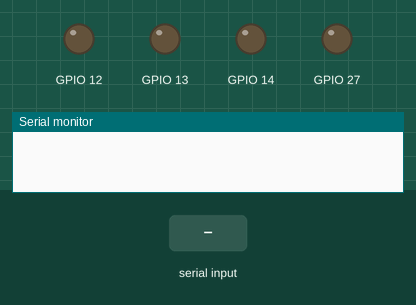
This sketch was run on a simulated ESP32. On the bench: output pins drawn as LEDs (lit = HIGH), the last lines printed to the serial monitor. The inputs (shaded band) are chosen by the test bench. Nothing arrives over Bluetooth unless stated.

Above: at 1.2 s.
1.3 s: "p1 is 1" received over the second serial link
At 3.1 s:
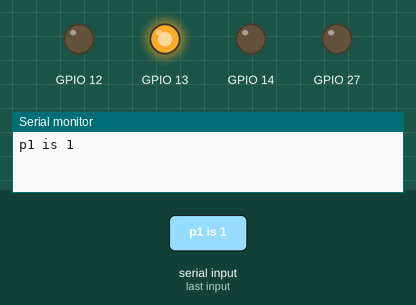
3.8 s: "p1 is 2" received over the second serial link
At 6.0 s:
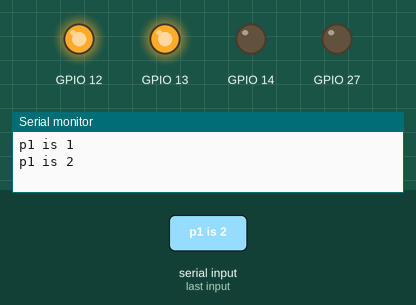
6.3 s: "p2 is 1" received over the second serial link
At 8.1 s:
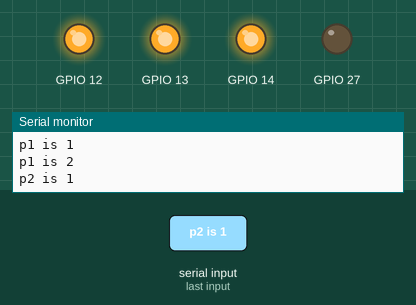
8.8 s: "p2 is 2" received over the second serial link
At 11.2 s:
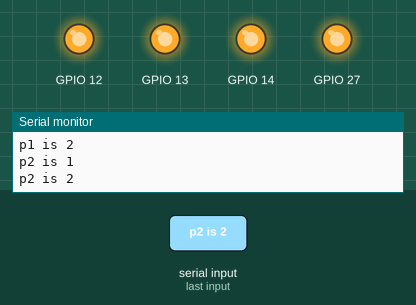
Timing chart, 0 to 12.3 s (numbered marks = the images above; inputs shaded):
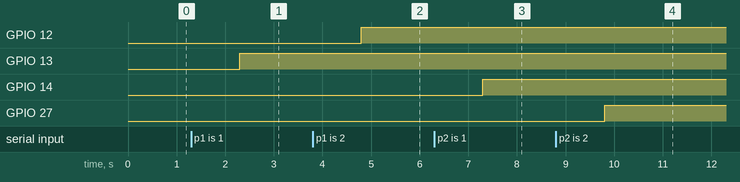

Measured:
- after the input at 1.3 s, GPIO 13: LOW → HIGH after 1.0 s
- after the input at 3.8 s, GPIO 12: LOW → HIGH after 1.0 s
- after the input at 6.3 s, GPIO 14: LOW → HIGH after 1.0 s
- after the input at 8.8 s, GPIO 27: LOW → HIGH after 1.0 s

The sketch:

ai2.ino
```cpp
#include <BluetoothSerial.h>
BluetoothSerial BT;

void setup() {
  // put your setup code here, to run once:
  Serial.begin(115200);
  BT.begin("110919038Esp32");//請改名
  pinMode(13, OUTPUT);
  pinMode(14, OUTPUT);
  pinMode(12, OUTPUT);
  pinMode(27, OUTPUT);
}

void loop() {
  // put your main code here, to run repeatedly:
  while (BT.available()) {
    //讀取藍芽資料
    String BTdata=BT.readString();
    if(BTdata == "p1 is 1"){
      digitalWrite(13, HIGH);
    }else if(BTdata == "p1 is 2"){
      digitalWrite(12, HIGH);
    }else if(BTdata == "p2 is 1"){
      digitalWrite(14, HIGH);
    }else if(BTdata == "p2 is 2"){
      digitalWrite(27, HIGH);
    }else if(BTdata == "rewind"){
      digitalWrite(13, LOW);
      digitalWrite(12, LOW);
      digitalWrite(14, LOW);
      digitalWrite(27, LOW);
    }
    //顯示在序列視窗
    Serial.println(BTdata);
  }
  delay(1);
}
```
